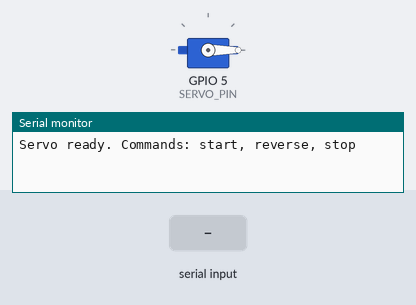
Bench run of a sketch on a simulated ESP32. On the bench: servo, the last lines printed to the serial monitor. The inputs (shaded band) are chosen by the test bench.

Above: at 1.2 s.
1.3 s: "start\n" received over Serial
At 3.6 s:
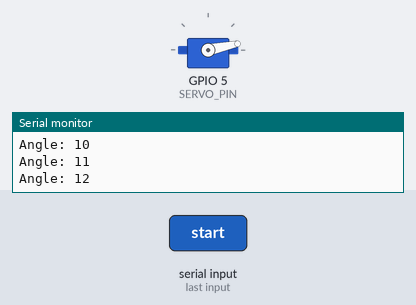
4.3 s: "reverse\n" received over Serial
Timing chart, 0 to 8.6 s (numbered marks = the images above; inputs shaded):
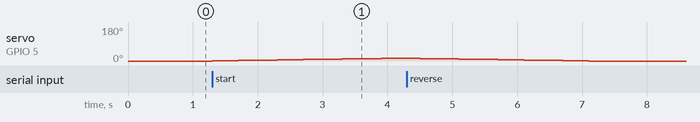

Measured:
- after the input at 1.3 s, servo on GPIO 5 (SERVO_PIN): moves from 0° to 15° over 2.8 s, starting at once

The sketch:

MovementBySerialCommand.ino
```cpp
#include <ESP32Servo.h>

Servo myServo;

#define SERVO_PIN 5

// --- Variabile ---
String command = "";
bool isRotating = false;
bool reverseDirection = false;
int currentAngle = 0;
unsigned long lastStepTime = 0;

// 1 sec = 5 grade/s -> delay intre pasi, aici o sa modificam la 1 secunda/pas
const unsigned long STEP_INTERVAL = 200;
const int STEP_SIZE = 1;

void setup()
{
    Serial.begin(115200);
    myServo.attach(SERVO_PIN);
    myServo.write(0);
    Serial.println("Servo ready. Commands: start, reverse, stop");
}

void loop()
{
    // --- Cititre serial/buton/aplicatie ---
    while (Serial.available())
    {
        char c = Serial.read();
        if (c == '\n' || c == '\r')
        {
            command.trim();

            if (command == "start")
            {
                isRotating = true;
                reverseDirection = false;
                Serial.println("Rotating forward (5°/s)...");
            }
            else if (command == "reverse")
            {
                isRotating = true;
                reverseDirection = true;
                Serial.println("Rotating backward (5°/s)...");
            }
            else if (command == "stop")
            {
                isRotating = false;
                Serial.println("Stopped.");
            }

            command = "";
        }
        else
        {
            command += c;
        }
    }

    // --- Control miscare la interval de timp cu cate x grade ---
    if (isRotating && millis() - lastStepTime >= STEP_INTERVAL)
    {
        lastStepTime = millis();

        if (!reverseDirection)
        {
            currentAngle += STEP_SIZE;
            if (currentAngle >= 180)
            {
                currentAngle = 180;
                isRotating = false;
                Serial.println("Reached 180° (end).");
            }
        }
        else
        {
            currentAngle -= STEP_SIZE;
            if (currentAngle <= 0)
            {
                currentAngle = 0;
                isRotating = false;
                Serial.println("Reached 0° (start).");
            }
        }

        myServo.write(currentAngle);
        Serial.print("Angle: ");
        Serial.println(currentAngle);
    }
}
```
